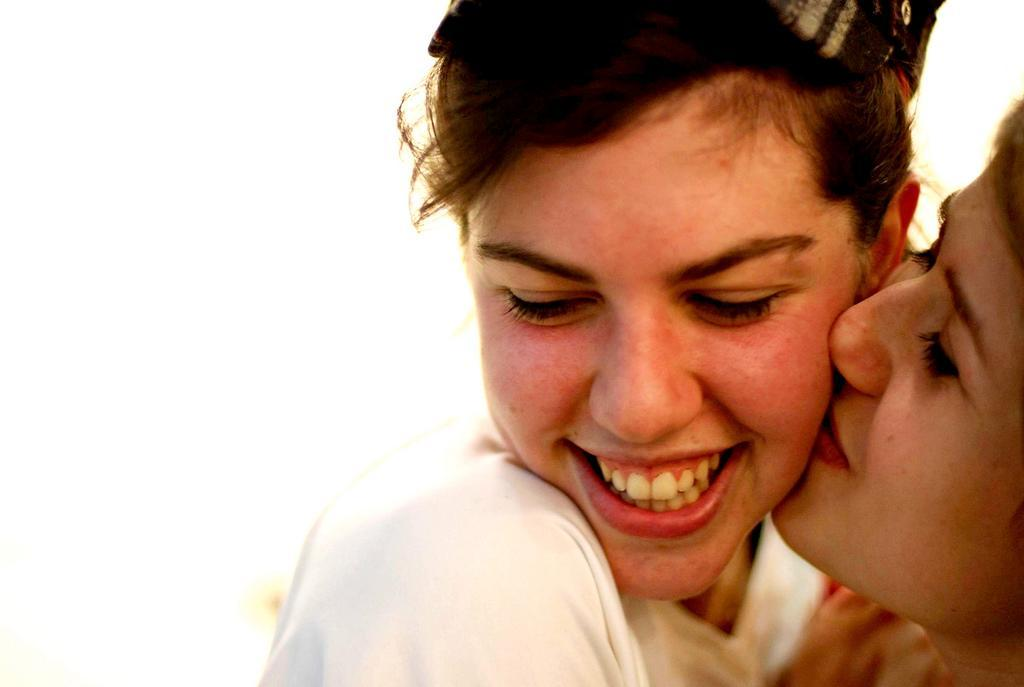
#> input picture images/i112.jpg, 1024 x 687 px, found by its file name; its folder holds only this picture in this run
$ python 01-data_preprocessing.py   (Python 2 division)
#> lines starting #> are read from the running program, lines starting #| are printed output that depends on the picture; pictures that were not available may be replaced by others from this repository, and a replacement may not be noted
### scripts/eliaLib/dataRepresentation.py
import cv2
import numpy as np
from enum import Enum
import scipy.io
import pdb


class InputType(Enum):
    image = 0
    imageGrayscale = 1
    saliencyMapMatlab = 2
    fixationMapMatlab = 3
    empty = 100


class LoadState(Enum):
    unloaded = 0
    loaded = 1
    loadedCompressed = 2
    error = 100


###############################################################################################

class ImageContainer:
    def __init__(self, filePath, imageType, state=LoadState.unloaded):

        self.filePath = filePath
        self.state = state
        self.imageType = imageType

        if self.state == LoadState.unloaded:
            self.data = None
        elif self.state == LoadState.loaded:
            self.load()
        elif self.state == LoadState.loadedCompressed:
            self.loadCompressed()
        else:
            raise Exception('Unknown state when loading image')

    def load(self):
        if self.imageType == InputType.image:
            self.data = cv2.cvtColor(cv2.imread(self.filePath, cv2.IMREAD_COLOR), cv2.COLOR_BGR2RGB)
            self.state = LoadState.loaded
        if self.imageType == InputType.imageGrayscale:
            self.data = cv2.cvtColor(cv2.imread(self.filePath, cv2.IMREAD_COLOR), cv2.COLOR_BGR2GRAY)
            self.state = LoadState.loaded
        elif self.imageType == InputType.saliencyMapMatlab:
            self.data = (scipy.io.loadmat(self.filePath)['image'] * 255).astype(np.uint8)
            self.state = LoadState.loaded
        elif self.imageType == InputType.fixationMapMatlab:
            self.data = (scipy.io.loadmat(self.filePath)['image']).nonzero()
            self.state = LoadState.loaded
        elif self.imageType == InputType.empty:
            self.data = None

    # [13 lines left out: function loadCompressed, not called in this run]

    def getImage(self):

        if self.imageType == InputType.image:
            if self.state == LoadState.unloaded:
                return cv2.cvtColor(cv2.imread(self.filePath, cv2.IMREAD_COLOR), cv2.COLOR_BGR2RGB)
            elif self.state == LoadState.loaded:
                return self.data
            elif self.state == LoadState.loadedCompressed:
                return cv2.cvtColor(cv2.imdecode(self.data, cv2.IMREAD_COLOR), cv2.COLOR_BGR2RGB)
        elif self.imageType == InputType.imageGrayscale:
            if self.state == LoadState.unloaded:
                return cv2.cvtColor(cv2.imread(self.filePath, cv2.IMREAD_COLOR), cv2.COLOR_BGR2GRAY)
            elif self.state == LoadState.loaded:
                return self.data
            elif self.state == LoadState.loadedCompressed:
                return cv2.cvtColor(cv2.imdecode(self.data, cv2.IMREAD_COLOR), cv2.COLOR_BGR2GRAY)
        elif self.imageType == InputType.saliencyMapMatlab:
            if self.state == LoadState.unloaded:
                return (scipy.io.loadmat(self.filePath)['image'] * 255).astype(np.uint8)
            elif self.state == LoadState.loaded:
                return self.data
            elif self.state == LoadState.loadedCompressed:
                raise Exception('Saliency maps do no have compressed handlind method enabled')
                return None
        elif self.imageType == InputType.fixationMapMatlab:
            if self.state == LoadState.unloaded:
                return (scipy.io.loadmat(self.filePath)['image']).astype(np.uint8)
            elif self.state == LoadState.loaded:
                return self.data
            elif self.state == LoadState.loadedCompressed:
                raise Exception('Fixation maps do no have compressed handlind method enabled')
                return None
        elif self.imageType == InputType.empty:
            return None


###############################################################################################

class Target1():
    # [5 lines left out: function __init__, not called in this run]

class Target():
    def __init__(self, imagePath, saliencyPath,fixationPath,
                 imageState=LoadState.unloaded, imageType=InputType.image,
                 saliencyState=LoadState.unloaded, saliencyType=InputType.saliencyMapMatlab,
                 fixationState=LoadState.unloaded, fixationType=InputType.fixationMapMatlab):

        self.image = ImageContainer(imagePath, imageType, imageState)
        self.saliency = ImageContainer(saliencyPath, saliencyType, saliencyState)
#> in load (call 2), `self.data = cv2.cvtColor(cv2.imread(self.filePath, cv2.IMREAD_COLOR), ..`:
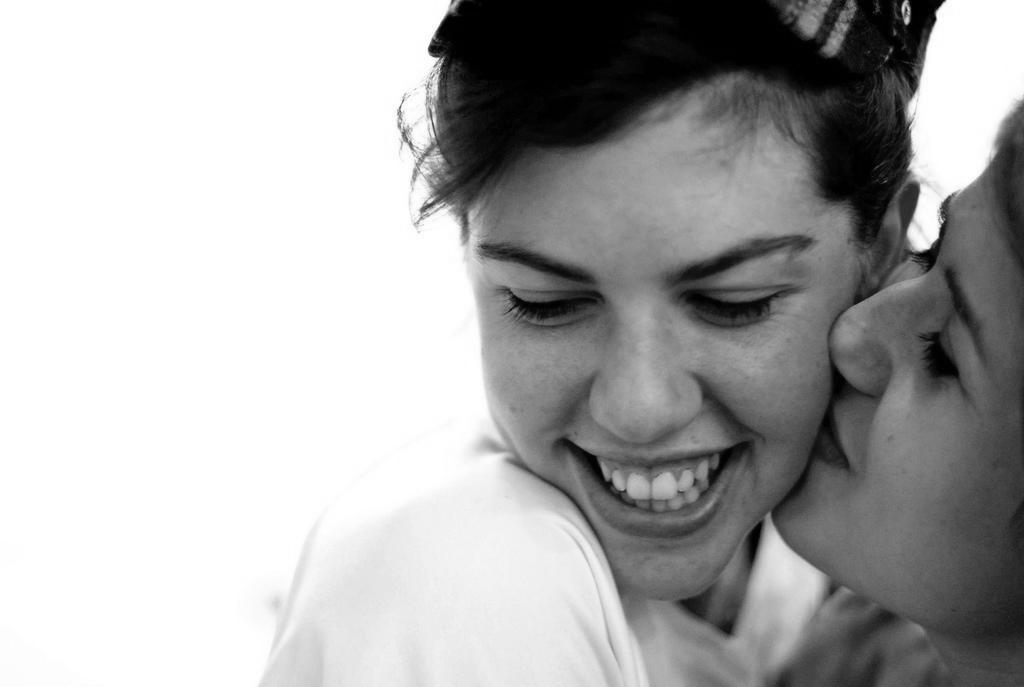
#> self.data: shape (687, 1024); min 0, max 255, mean 171.9
        self.fixation = ImageContainer(fixationPath, fixationType, fixationState)

### scripts/01-data_preprocessing.py
# Process raw data and save them into pickle file.
import os
import numpy as np
from PIL import Image
from PIL import ImageOps
from scipy import misc
import scipy.io
from skimage import io
import cv2
import sys
import cPickle as pickle
import glob
import random
from tqdm import tqdm
from eliaLib import dataRepresentation
from constants import *
import pdb

img_size = INPUT_SIZE
salmap_size = INPUT_SIZE

# Resize train/validation files

listImgFiles = [k.split('/')[-1].split('.')[0] for k in glob.glob(os.path.join(pathToMaps, '*'))]
listTestImages = [k.split('/')[-1].split('.')[0] for k in glob.glob(os.path.join(pathToImages, '*test*'))]

for currFile in tqdm(listImgFiles):
    tt = dataRepresentation.Target(os.path.join(pathToImages, currFile + '.jpg'),
                                   os.path.join(pathToMaps, currFile + '.png'),
                                   os.path.join(pathToFixationMaps, currFile + '.mat'),
                                   dataRepresentation.LoadState.loaded, dataRepresentation.InputType.image,
                                   dataRepresentation.LoadState.loaded, dataRepresentation.InputType.imageGrayscale,
                                   dataRepresentation.LoadState.unloaded, dataRepresentation.InputType.empty)

    # if tt.image.getImage().shape[:2] != (480, 640):
    #    print 'Error:', currFile

    imageResized = cv2.cvtColor(cv2.resize(tt.image.getImage(), img_size, interpolation=cv2.INTER_AREA),
                                cv2.COLOR_RGB2BGR)
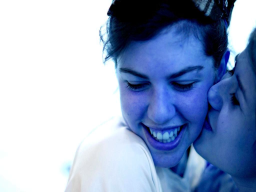
#> imageResized: shape (192, 256, 3); mean R, G, B 146.9, 164.4, 196.1
    saliencyResized = cv2.resize(tt.saliency.getImage(), salmap_size, interpolation=cv2.INTER_AREA)

    cv2.imwrite(os.path.join(pathOutputImages, currFile + '.png'), imageResized)
    cv2.imwrite(os.path.join(pathOutputMaps, currFile + '.png'), saliencyResized)
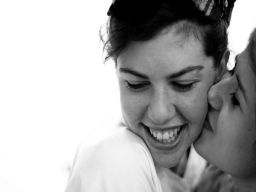
#> saved as i112.png: shape (192, 256); min 0, max 255, mean 171.9

# Resize test files

for currFile in tqdm(listTestImages):
    tt = dataRepresentation.Target(os.path.join(pathToImages, currFile + '.jpg'),
                                   os.path.join(pathToMaps, currFile + '.png'),
                                   os.path.join(pathToFixationMaps, currFile + '.mat'),
                                   dataRepresentation.LoadState.loaded,dataRepresentation.InputType.image,
                                   dataRepresentation.LoadState.unloaded, dataRepresentation.InputType.empty,
                                   dataRepresentation.LoadState.unloaded, dataRepresentation.InputType.empty)

    imageResized = cv2.cvtColor(cv2.resize(tt.image.getImage(), img_size, interpolation=cv2.INTER_AREA),
                                cv2.COLOR_RGB2BGR)
    cv2.imwrite(os.path.join(pathOutputImages, currFile + '.png'), imageResized)

# LOAD DATA

# Train

listFilesTrain = [k for k in listImgFiles if 'train' in k]
trainData = []
for currFile in tqdm(listFilesTrain):
    trainData.append(dataRepresentation.Target(os.path.join(pathOutputImages, currFile + '.png'),
                                               os.path.join(pathOutputMaps, currFile + '.png'),
                                               os.path.join(pathToFixationMaps, currFile + '.mat'),
                                               dataRepresentation.LoadState.loaded, dataRepresentation.InputType.image,
                                               dataRepresentation.LoadState.loaded, dataRepresentation.InputType.imageGrayscale,
                                               dataRepresentation.LoadState.loaded, dataRepresentation.InputType.fixationMapMatlab))


print pathToPickle

with open(os.path.join(pathToPickle, 'trainData.pickle'), 'wb') as f:
    pickle.dump(trainData, f)

# Validation

listFilesValidation = [k for k in listImgFiles if 'val' in k]
validationData = []
for currFile in tqdm(listFilesValidation):
    validationData.append(dataRepresentation.Target(os.path.join(pathOutputImages, currFile + '.png'),
                                                    os.path.join(pathOutputMaps, currFile + '.png'),
                                                    os.path.join(pathToFixationMaps, currFile + '.mat'),
                                                    dataRepresentation.LoadState.loaded, dataRepresentation.InputType.image,
                                                    dataRepresentation.LoadState.loaded, dataRepresentation.InputType.imageGrayscale,
                                                    dataRepresentation.LoadState.loaded, dataRepresentation.InputType.fixationMapMatlab))

with open(os.path.join(pathToPickle, 'validationData.pickle'), 'wb') as f:
    pickle.dump(validationData, f)

# Test

testData = []

for currFile in tqdm(listTestImages):
    testData.append(dataRepresentation.Target1(os.path.join(pathOutputImages, currFile + '.png'),
                                              os.path.join(pathOutputMaps, currFile + '.png'),
                                              dataRepresentation.LoadState.loaded,
                                              dataRepresentation.InputType.image,
                                              dataRepresentation.LoadState.unloaded,
                                              dataRepresentation.InputType.empty))

with open(os.path.join(pathToPickle, 'testData.pickle'), 'wb') as f:
    pickle.dump(testData, f)
